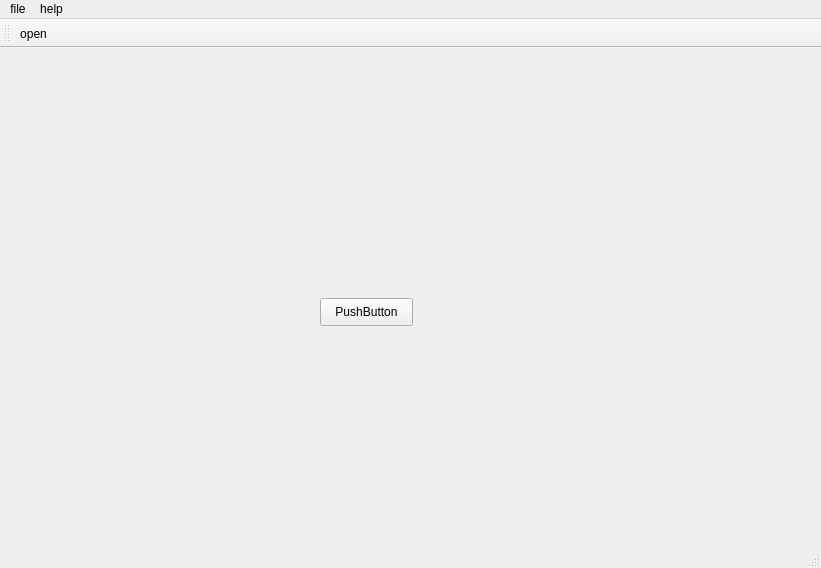
<?xml version="1.0" encoding="UTF-8"?>
<ui version="4.0">
 <class>MyMainWindow</class>
 <widget class="QMainWindow" name="MyMainWindow">
  <property name="geometry">
   <rect>
    <x>0</x>
    <y>0</y>
    <width>821</width>
    <height>568</height>
   </rect>
  </property>
  <property name="windowTitle">
   <string>MyMainWindow</string>
  </property>
  <widget class="QWidget" name="centralWidget">
   <widget class="QPushButton" name="pushButton">
    <property name="geometry">
     <rect>
      <x>320</x>
      <y>250</y>
      <width>93</width>
      <height>28</height>
     </rect>
    </property>
    <property name="text">
     <string>PushButton</string>
    </property>
   </widget>
  </widget>
  <widget class="QMenuBar" name="menuBar">
   <property name="geometry">
    <rect>
     <x>0</x>
     <y>0</y>
     <width>821</width>
     <height>26</height>
    </rect>
   </property>
   <widget class="QMenu" name="menufile">
    <property name="title">
     <string>file</string>
    </property>
    <widget class="QMenu" name="menusave">
     <property name="title">
      <string>save</string>
     </property>
     <addaction name="actionsave1"/>
     <addaction name="actionsave2"/>
    </widget>
    <addaction name="actionopen"/>
    <addaction name="menusave"/>
    <addaction name="separator"/>
    <addaction name="actionexit"/>
   </widget>
   <widget class="QMenu" name="menuhelp">
    <property name="title">
     <string>help</string>
    </property>
   </widget>
   <addaction name="menufile"/>
   <addaction name="menuhelp"/>
  </widget>
  <widget class="QToolBar" name="mainToolBar">
   <attribute name="toolBarArea">
    <enum>TopToolBarArea</enum>
   </attribute>
   <attribute name="toolBarBreak">
    <bool>false</bool>
   </attribute>
   <addaction name="actionopen"/>
  </widget>
  <widget class="QStatusBar" name="statusBar"/>
  <action name="actionopen">
   <property name="text">
    <string>open</string>
   </property>
  </action>
  <action name="actionexit">
   <property name="text">
    <string>exit</string>
   </property>
  </action>
  <action name="actionsave1">
   <property name="text">
    <string>save1</string>
   </property>
  </action>
  <action name="actionsave2">
   <property name="text">
    <string>save2</string>
   </property>
  </action>
 </widget>
 <layoutdefault spacing="6" margin="11"/>
 <resources/>
 <connections/>
</ui>
